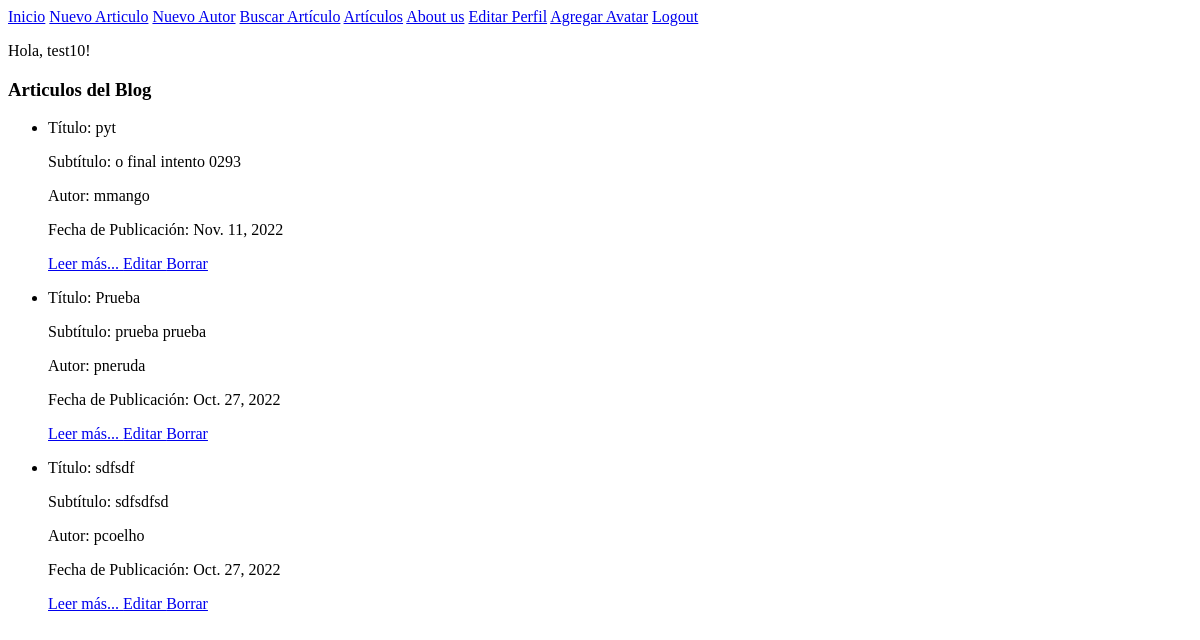
/pages/ (signed in), run on an earlier commit of the app's database.
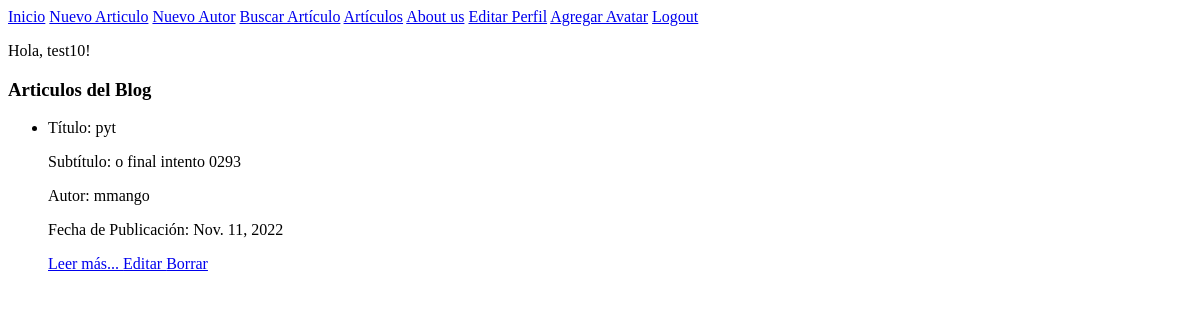
And on a later commit of the database.
### Blog/models.py (models this page shows, shortened)
class Articulos(models.Model):
    class Meta:
        verbose_name_plural = "Articulos"
    titulo = models.CharField(max_length=100)
    subtitulo = models.CharField(max_length=100, null=True, blank=True)
    texto = models.CharField(max_length=1000)
    articulo_nro = models.IntegerField()
    imagen_de_portada = models.ImageField(upload_to="covers", null=True, blank=True)
    username_autor = models.CharField(max_length=100)
    fecha_de_publicacion = models.DateField(null=True)

### Blog/views.py (the view)
# urls.py: path("pages/", ArticulosList.as_view(), name="Articulos"),
class ArticulosList(LoginRequiredMixin, ListView):
    model = Articulos
    template_name = "blog/pages.html"

### Blog/templates/Blog/pages.html
{% extends "Blog/padre.html" %}
{% block contenido_que_cambia %}
<h3>Articulos del Blog</h3>
{% if object_list %}
    <ul>
        {% for articulo in object_list %}
        <li>
            <p> Título: {{articulo.titulo}}</p>
            <p> Subtítulo: {{articulo.subtitulo}}</p>
            <p> Autor: {{articulo.username_autor}}</p>
            <p> Fecha de Publicación: {{articulo.fecha_de_publicacion}}</p>
            <a href="{% url 'ArticuloDetail' articulo.id %}"> Leer más... </a>
            <a href="{% url 'ArticuloUpdate' articulo.id %}"> Editar </a>
            <a href="{% url 'ArticuloDelete' articulo.id %}"> Borrar </a>
        </li>
    {% endfor %}
    </ul>
{% else %}
No hay ningún artículo creado.
{% endif %}
{% endblock %}

What changed in the data, as far as the page shows it:
removed Articulos: titulo "Prueba", subtitulo "prueba prueba", username_autor "pneruda", fecha_de_publicacion "Oct. 27, 2022"
removed Articulos: titulo "sdfsdf", subtitulo "sdfsdfsd", username_autor "pcoelho", fecha_de_publicacion "Oct. 27, 2022"
